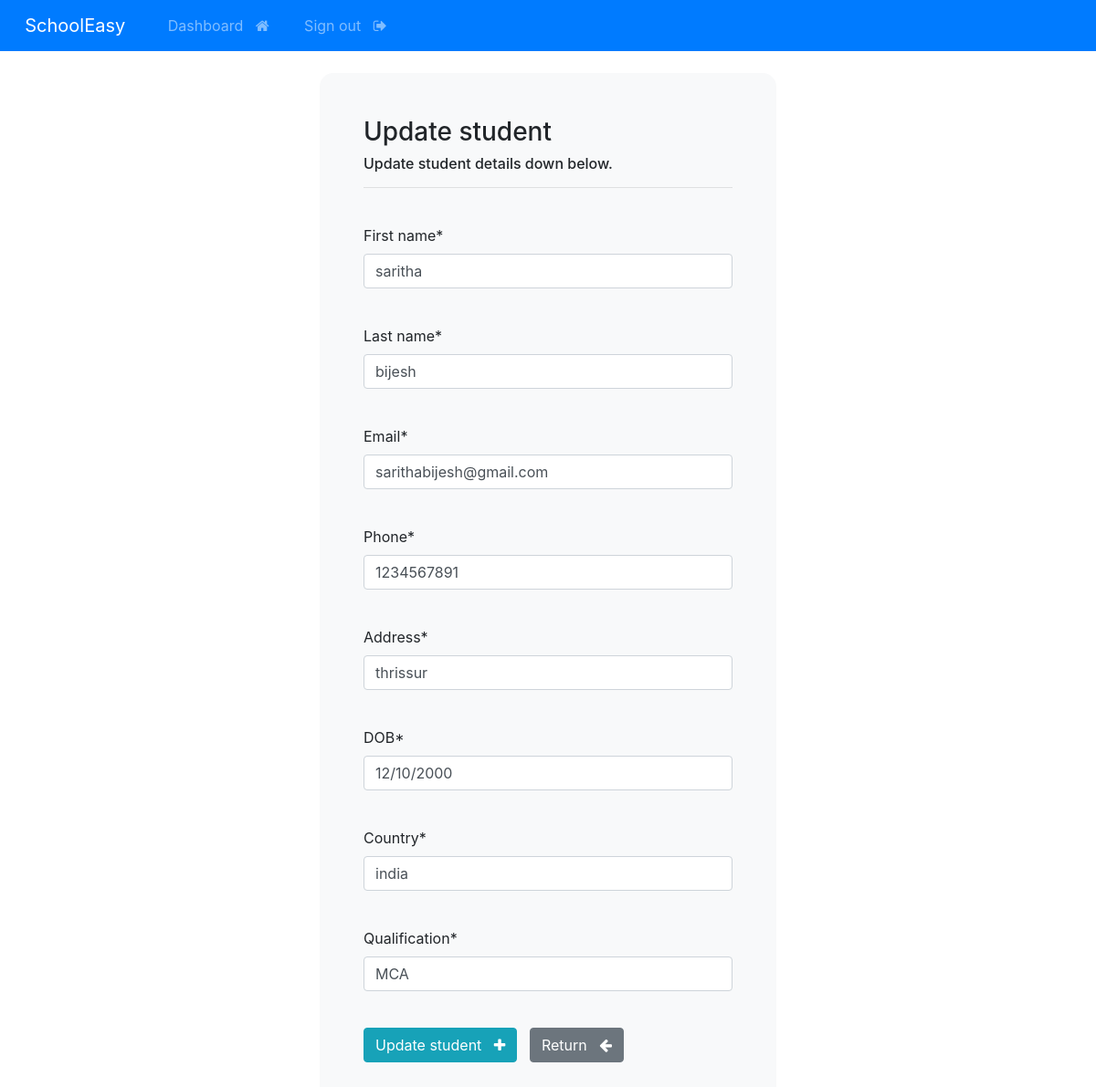
/student/update_student/5 (signed in), run on the app's committed database.
### SchoolEasy_app/models.py (models this page shows, shortened)
class StudentRegister(models.Model):
    creation_date = models.DateTimeField(auto_now_add=True)
    first_name = models.CharField(max_length=100)
    last_name = models.CharField(max_length=100)
    email = models.CharField(max_length=255)
    phone = models.CharField(max_length=20)
    address = models.CharField(max_length=300)
    DOB = models.CharField(max_length=255)
    country = models.CharField(max_length=125)
    Qualification = models.CharField(max_length=200)

### SchoolEasy_app/views.py (the view)
# urls.py: path('student/update_student/<int:pk>', views.update_student, name='update_student'),
@login_required(login_url='admin_login')
def update_student(request, pk):
    student = StudentRegister.objects.get(id=pk)
    form = UpdateStudentForm(instance=student)
    if request.method == 'POST':
        form = UpdateStudentForm(request.POST, instance=student)
        if form.is_valid():
            form.save()
            messages.success(request, "student details updated!")
            return redirect("dashboard")
    context = {'form': form}
    return render(request, 'update_student.html', context=context)

### SchoolEasy_app/forms.py
class UpdateStudentForm(forms.ModelForm):
    class Meta:
        model = StudentRegister
        fields = ['first_name', 'last_name', 'email', 'phone', 'address', 'DOB', 'country', 'Qualification']

### Templates/update_student.html (shortened to what this page needs)
{% extends 'base.html' %}
{% load crispy_forms_tags %}
{% block content %}
    <div class="container bg-light shadow-md p-5 form-layout">
        <h3> Update student </h3>
        <h6> Update student details down below. </h6>
        <hr>
        <br>
        <form method="POST" autocomplete="off">
            {{form.first_name|as_crispy_field}}
            <br>
            {{form.last_name|as_crispy_field}}
            <br>
            {{form.email|as_crispy_field}}
            <br>
            {{form.phone|as_crispy_field}}
            <br>
            {{form.address|as_crispy_field}}
            <br>
            {{form.DOB|as_crispy_field}}
            <br>
            {{form.country|as_crispy_field}}
            <br>
            {{form.Qualification|as_crispy_field}}
            <br>
            <button type="submit" class="btn btn-info">
                Update student &nbsp; <i class="fa fa-plus" aria-hidden="true"></i>
            </button>
            <a href="{% url 'dashboard' %}" class="btn btn-secondary">
                Return &nbsp; <i class="fa fa-arrow-left" aria-hidden="true"></i>
            </a>
        </form>
    </div>
    <br>
{% endblock %}

### static/css/style.css (style rules this page uses)
.form-layout { border-radius: 15px; width: 500px; }

### data on the page
StudentRegister: first_name "saritha", last_name "bijesh", email "sarithabijesh@gmail.com", phone "1234567891", address "thrissur", DOB "12/10/2000", country "india", Qualification "MCA"
